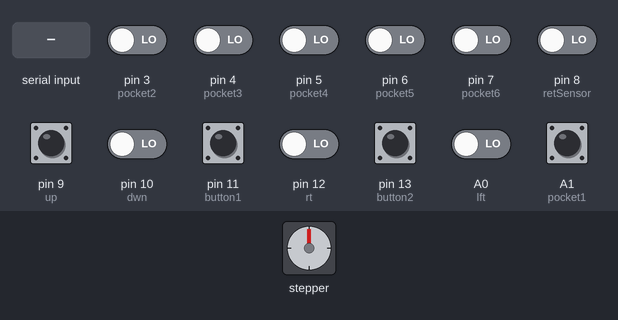
The sketch below on a simulated Arduino Leonardo, built with avr-gcc and run on an emulated ATmega32U4. Shown: stepper motor. The inputs (shaded band) are chosen by the test bench; at power-on: A1 (pocket1) HIGH, A0 (lft), pin 3 (pocket2), pin 4 (pocket3), pin 5 (pocket4), pin 6 (pocket5), pin 7 (pocket6), pin 8 (retSensor), pin 9 (up), pin 10 (dwn), pin 11 (button1), pin 12 (rt), pin 13 (button2) LOW. Stepper angles assume 4096 steps per turn.

Above: at 1.2 s.
1.3 s: "x" received over Serial
At 2.01 s:
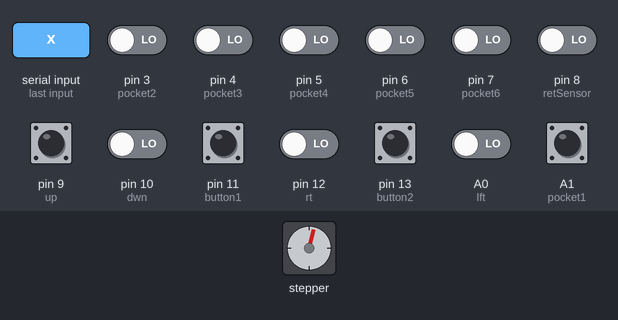
At 4.08 s:
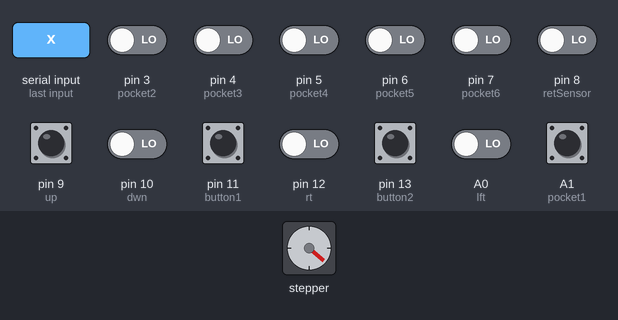
4.3 s: "x" received over Serial
At 7.3 s:
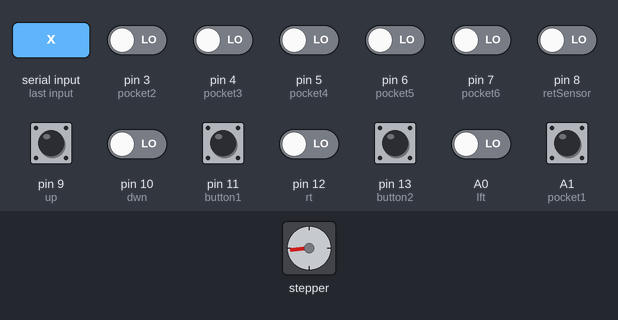
Timing chart, 0 to 8.8 s (numbered marks = the images above; inputs shaded):
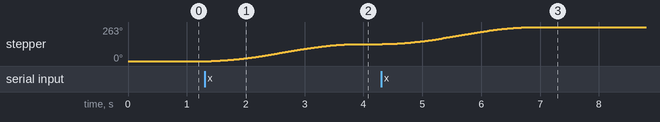

Measured:
- after the input at 1.3 s, stepper: turns 131° clockwise in 2.4 s, starting after 0.11 s
- after the input at 4.3 s, stepper: turns 132° clockwise in 2.5 s, starting at once

The sketch:

Skeeball_Edit_18Sept2018Final.ino
```cpp
// SoftwareSerial - Version: Latest
#include <SoftwareSerial.h>

// Keyboard - Version: Latest
#include <Keyboard.h>

#include <AccelStepper.h>
#define HALFSTEP 8  //Half-step mode (8 step control signal sequence)

// Motor pin definitions
#define mtrPin1  1     // IN1 on the ULN2003 driver 1
#define mtrPin2  2     // IN2 on the ULN2003 driver 1
#define mtrPin3  A4     // IN3 on the ULN2003 driver 1
#define mtrPin4  A5     // IN4 on the ULN2003 driver 1

//Assign pins
int pocket1 = A1; //2 should have been the sequential pin here, fuck logic.
int pocket2 = 3;
int pocket3 = 4;
int pocket4 = 5;
int pocket5 = 6;
int pocket6 = 7;
int retSensor = 8;
int up = 9;
int dwn = 10;
int lft = A0; //again. Who tf wrote this? Oh that was me.
int button1 = 11;
int rt = 12;
int button2 = 13;
int relayPin = 2; //Hey there's the two - it's not even fucking used anymore because we blew up the solenoid
int devMode = A2;

//The pin state from the previous loop (true = HIGH)
bool returnPrev = false;
bool pock1Prev = false;
bool pock2Prev = false;
bool pock3Prev = false;
bool pock4Prev = false;
bool pock5Prev = false;
bool pock6Prev = false;
bool button1Prev = false;
bool button2Prev = false;
bool upPrev = false;
bool dwnPrev = false;
bool lftPrev = false;
bool rtPrev = false;

AccelStepper stepper1(HALFSTEP, mtrPin1, mtrPin3, mtrPin2, mtrPin4);

bool rotQueued;
bool inRotation = false;
float lastReturnHitTime = 0;
//unsigned long systemTime = 0;
//const long interval = 500;

int rotTarget = 0;

void setup()
{
  stepper1.setMaxSpeed(1000.0);
  stepper1.setAcceleration(999.0);  //Make the acc quick (2 pump-chump quick)
  stepper1.setSpeed(1000);

  //Sets up everything on the skeeball machine as an input or output and assigns their pin number
  pinMode(pocket1, INPUT);
  pinMode(pocket2, INPUT);
  pinMode(pocket3, INPUT);
  pinMode(pocket4, INPUT);
  pinMode(pocket5, INPUT);
  pinMode(pocket6, INPUT);
  pinMode(retSensor, INPUT);
  pinMode(up, INPUT);
  pinMode(dwn, INPUT);
  pinMode(lft, INPUT);
  pinMode(rt, INPUT);
  pinMode(button1, INPUT);
  pinMode(button2, INPUT);
  pinMode(relayPin, OUTPUT);
  pinMode(devMode, INPUT);
  digitalWrite(A1, HIGH);
  digitalWrite(A2, LOW);
  Serial.begin(9600);

}

//reads serial data from the computer
void loop() {
  //systemTime = millis(); // starts a timer
  //if (systemTime >= 400000000) // if said timer is greater than or equal to 400 million milliseconds than
    //systemTime = 0; // reset it to 0 and start over. systemTime is an unsigned long which contains 4,294,967,295 bytes of data.
  handleSerial();
}


void handleSerial() {
  if (Serial.available() > 0) { // If there is data in the serial buffer than...
    char received = Serial.read(); // Take the shit from the serial buffer...
    char inData = inData + received;  // and store it in inData for the switch function to read
    switch (inData) {

      /*Tells skeeball machine whether the machine is in development mode or not.
        Tells skeeball machine the board ID in number of u's and y to complete */
      case 'b':
        if (digitalRead(A2) == HIGH) {
          Keyboard.press('u');
          delay(10);
          Keyboard.release('u');
          Keyboard.press('y');
          delay(10);
          Keyboard.release('y');
          Keyboard.press('o');
          delay(10);
          Keyboard.release('o');
        } else {
          Keyboard.press('u');
          delay(10);
          Keyboard.release('u');
          Keyboard.press('y');
          delay(10);
          Keyboard.release('y');
          Keyboard.press('i');
          delay(10);
          Keyboard.release('i');
          break;
        }

      //Stops balls when 'c' received from pc
      case 'x':
        rotTarget = stepper1.currentPosition() + 1500;
        rotQueued = true;
        break;

      //Releases balls when 'x' received from pc
      case 'c':
        rotTarget = stepper1.currentPosition() - 1500;
        rotQueued = true;
        break;


    }
    inData = ""; // Clear the shit stored from the buffer
  }
  //Serial.end();
  //Serial.begin(9600);
  //Check sensors            (int pinToRead, char keyToPress, bool prevState) [returns the new pin state to be used on the following loop]
  returnPrev = updateKeyStroke(retSensor, '0', returnPrev);
  pock1Prev = updateKeyStroke(pocket1, '1', pock1Prev);
  pock2Prev = updateKeyStroke(pocket2, '2', pock2Prev);
  pock3Prev = updateKeyStroke(pocket3, '3', pock3Prev);
  pock4Prev = updateKeyStroke(pocket4, '4', pock4Prev);
  pock5Prev = updateKeyStroke(pocket5, '5', pock5Prev);
  pock6Prev = updateKeyStroke(pocket6, '6', pock6Prev);

  //Check buttons              (int pinToRead, char keyToPress, bool prevState) [returns the new pin state to be used on the following loop]
  button1Prev = updateKeyStroke(button1, 'q', button1Prev);
  button2Prev = updateKeyStroke(button2, 'e', button2Prev);

  //Check joystick
  upPrev = updateKeyStroke(up, 'w', upPrev);
  dwnPrev = updateKeyStroke(dwn, 's', dwnPrev);
  lftPrev = updateKeyStroke(lft, 'a', lftPrev);
  rtPrev = updateKeyStroke(rt, 'd', rtPrev);

  if (rotQueued)
  {
    //if (millis() - lastReturnHitTime >= 10000)
    //{
    rotQueued = false;
    inRotation = true;
    stepper1.moveTo(rotTarget);
    // }
  }
  else if (inRotation)
  {
    stepper1.run();
    if (stepper1.distanceToGo() == 0)
    {
      inRotation = false;
      stepper1.stop();
    }
  }
}

//lol try to follow along
bool updateKeyStroke (int pinToRead, char keyToPress, bool prevState) { //Returns updated value for prevState
  if (prevState == true) { // We're using 400 million bytes to be safe because if you went over 4.3b it would fault the arduino.
    if (digitalRead(pinToRead) == LOW) { // && systemTime > interval) { Was high, now low, release key
      Keyboard.release(keyToPress);
      if (keyToPress == '0') //If this is the return sensor
      //  systemTime = 0;
      {
        lastReturnHitTime = millis(); //Update last hit time for gate operations
      }
      return false;
    }
    else {
      return true;
    }
  }
  else {
    if (digitalRead(pinToRead) == HIGH){ // && systemTime > interval) { Was low, now high, press key
      Keyboard.press(keyToPress);
      //systemTime = 0;
      return true;
    }
    else {
      return false;
    }
  }
}
```
